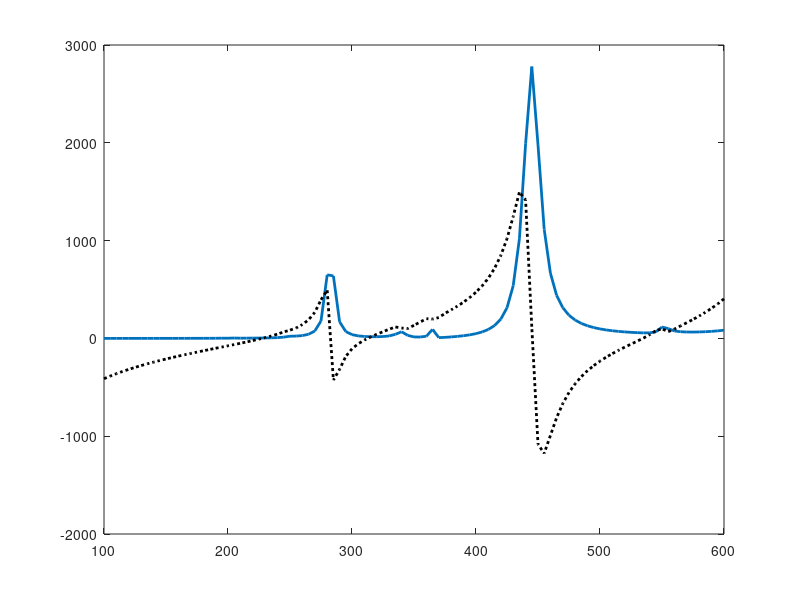

The MATLAB source for this figure: (Note: this script raises an error after producing the figure.)

%%%%%%%%%%%%%%%%%%%%%%%%%cst
%
clc
clear all
close all
nrows= [3 7];
for row=nrows

    switch row
        case 3
            load ('nov8_3row.mat');
        case 7
            load ('nov8_7row.mat');
    end
    figure
    %
    p1=plot(f*1e-6, real(Zin), 'linewidth',2);
    hold on
    p2=plot(f*1e-6, imag(Zin),':k','linewidth',2);
    p1.Color=[0.7 0.7 0.7];
    p2.Color=[0.7 0.7 0.7];
    
    switch row
        case 3
            hs_hfss=importdata('Zin_3row_HFSS.csv');
        case 7
            hs_hfss=importdata('Zin_7row_HFSS.csv');
            %hs_hfss=importdata('Zin_nov7_7row.csv');
    end
    Zhfss=hs_hfss.data(:,2)+j*hs_hfss.data(:,3);
    Freq = hs_hfss.data(:,1);
    S11=(Zhfss-50)./(Zhfss+50);
    plot(Freq,real(Zhfss),'k','LineWidth',2);
    
    hold on
    plot(Freq,imag(Zhfss),':k','LineWidth',2);
    switch row
        case 3
            legend('Re. Model: 3 row','Im. Model: 3 row','Re. HFSS: 3 row','Im. HFSS: 3 row','location','northwest');
        case 7
            legend('Re. Model: 7 row','Im. Model: 7 row','Re. HFSS: 7 row','Im. HFSS: 7 row','location','northwest');
    end
    grid on
    set(gca, 'PlotBoxAspectRatio', [1 0.5 0.5])
    
    ylim([-500 1000])
    
    % hold on
    % x=hs1.Frequencies./10^9;
    % plot(x,-10,'-k','LineWidth',.5);
    set(gca,'fontsize',14,'fontweight','b','FontName','Times New Roman');
    % title('Sine Function','fontsize',12,'fontweight','b','FontName','Times New Roman');
    xlabel('Frequency (MHz)','fontsize',14,'fontweight','b','FontName','Times New Roman');
    ylabel('Input Impedance(\Omega)','fontsize',14,'fontweight','b','FontName','Times New Roman');
    
    % S11=S1(:,3);%3raw
    % plot(Freq,S11,':r','LineWidth',3);
    %
    %
    % hold on
    %
    % S11=S1(:,4);%5raw
    % plot(Freq,S11,':g','LineWidth',3);
    %
    % hold on
    %
    
    %S11_h=(S1(:,2)+j*S1(:,3)-50)./(S1(:,2)+j*S1(:,3)+50);
    S11_m=(Zin-50)./(Zin+50);
    
    Sdelta=abs(S11)-abs(S11_m).';
    
    figure
    S11_h_log=20*log10(abs(S11));%7raw
    S11_m_log=20*log10(abs((Zin-50)./(Zin+50)));
    plot(Freq,S11_h_log,'k',f*1e-6, S11_m_log, '--k','LineWidth',2);
    hold on
    
    %legend('HFSS: 3 row','Model: 3 row');
    set(gca, 'PlotBoxAspectRatio', [1 0.5 0.5])
    
    % hold on
    % x=hs1.Frequencies./10^9;
    % plot(x,-10,'-k','LineWidth',.5);
    set(gca,'fontsize',14,'fontweight','b','FontName','Times New Roman');
    % title('Sine Function','fontsize',12,'fontweight','b','FontName','Times New Roman');
    xlabel('Frequency (MHz)','fontsize',14,'fontweight','b','FontName','Times New Roman');
    ylabel('|S_{11}| (dB)','fontsize',14,'fontweight','b','FontName','Times New Roman');

    
    
    
    figure

    plot(f/1e6, abs(Sdelta),'k','LineWidth',2);
    
    %legend('HFSS: 3 row','Model: 3 row');
    set(gca, 'PlotBoxAspectRatio', [1 0.5 0.5])
    
    % hold on
    % x=hs1.Frequencies./10^9;
    % plot(x,-10,'-k','LineWidth',.5);
    set(gca,'fontsize',14,'fontweight','b','FontName','Times New Roman');
    % title('Sine Function','fontsize',12,'fontweight','b','FontName','Times New Roman');
    xlabel('Frequency (MHz)','fontsize',14,'fontweight','b','FontName','Times New Roman');
    ylabel('\Delta(S_{11})','fontsize',14,'fontweight','b','FontName','Times New Roman');
    
    if row==7
        f7=f;
        Zin7=Zin;
        load('8by1 new paper.mat')
        
%         p1=plot(f7*1e-6, real(Zin7), 'linewidth',2);
%         hold on
%         p2=plot(f7*1e-6, imag(Zin7),':k','linewidth',2);
%         p1.Color=[0.7 0.7 0.7];
%         p2.Color=[0.7 0.7 0.7];
        p3=plot(f*1e-6, real(Zd),'-','linewidth',2);
        hold on
        p4=plot(f*1e-6, imag(Zd), '-.','linewidth',2);
        p3.Color=[0.7 0.7 0.7];
        p4.Color=[0.7 0.7 0.7];
        S1=hs_hfss.data;
        Freq = S1(:,1);
        S11=S1(:,2);%1raw
        plot(Freq,S11,'k','LineWidth',2);
        
        hold on
        S11=S1(:,3);%1raw
        plot(Freq,S11,':k','LineWidth',2);
        grid on
        set(gca, 'PlotBoxAspectRatio', [1 0.5 0.5])
        ylim([-1000 1500])
        %legend('Re. Model: 7 row','Im. Model: 7 row','Re. 1D Model','Im. 1D Model','Re. HFSS: 7 row','Im. HFSS: 7 row','location','northwest');
        legend('Re. 1D Model','Im. 1D Model','Re. HFSS: 7 row','Im. HFSS: 7 row','location','northwest');
    end
end
